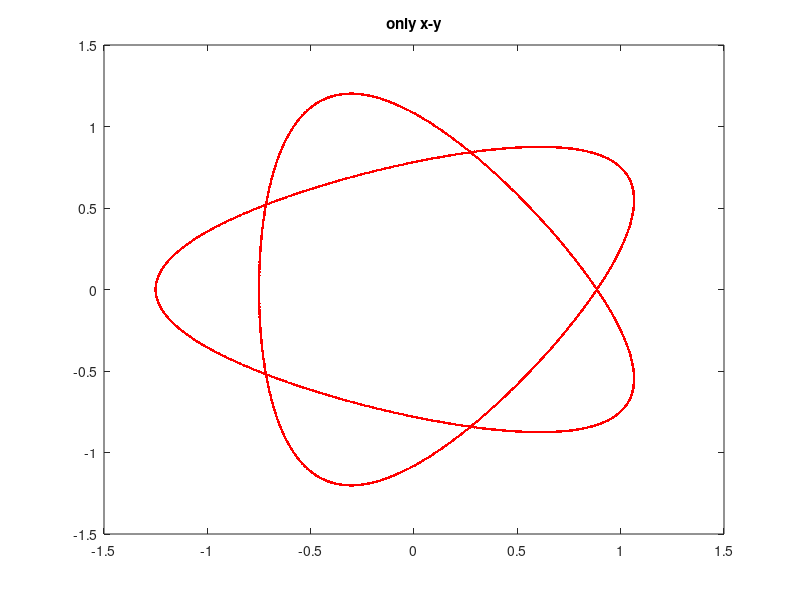
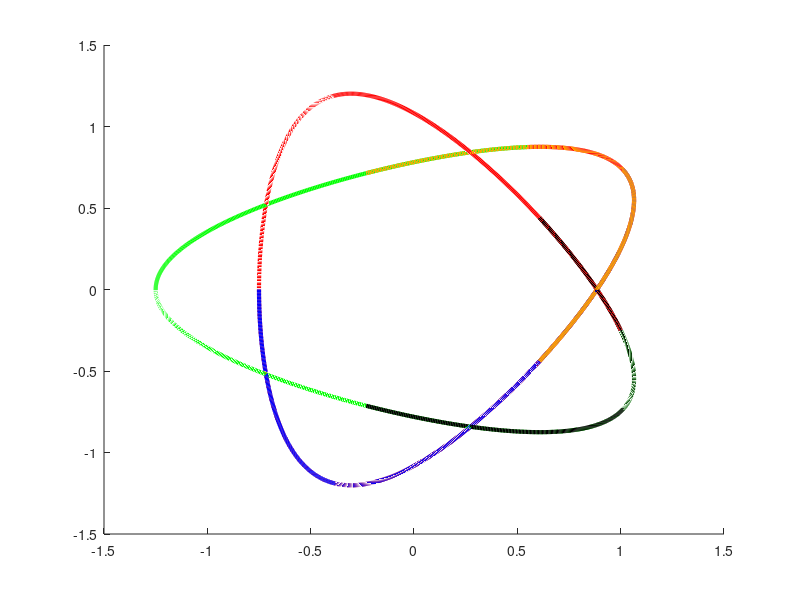
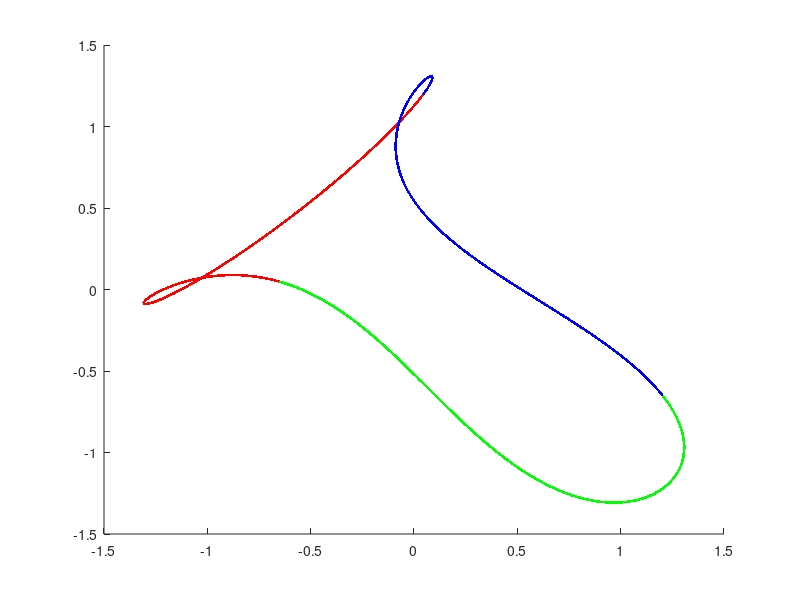

The MATLAB source for these figures, in order:
clear all;
close all;
clc;
%% pineapple

Fold=5;
N=6000;
t=2*pi*[0:N-1]'/N;

k=1;

e=exp(1i*Fold*t)-1i/4*exp(1i*-2*Fold*t);
e=e.*exp(1i*k*t);
x=real(e);
y=imag(e);
figure;plot(x,y,'r.');title('only x-y')
z=sin(Fold*t)*2+3;
figure;
hold on
plot3(x(1:N/Fold),y(1:N/Fold),z(1:N/Fold),'r-','linewidth',3)
plot3(x(1*N/Fold+1:2*N/Fold),y(1*N/Fold+1:2*N/Fold),z(1*N/Fold+1:2*N/Fold),'g-','linewidth',3)
plot3(x(2*N/Fold+1:3*N/Fold),y(2*N/Fold+1:3*N/Fold),z(2*N/Fold+1:3*N/Fold),'b-','linewidth',3)
plot3(x(3*N/Fold+1:4*N/Fold),y(3*N/Fold+1:4*N/Fold),z(3*N/Fold+1:4*N/Fold),'color',[0,0,0],'linestyle','-','linewidth',3)
plot3(x(4*N/Fold+1:5*N/Fold),y(4*N/Fold+1:5*N/Fold),z(4*N/Fold+1:5*N/Fold),'color',[1.0,0.65,0.0],'linestyle','-','linewidth',3)
hold off

%% non-z symmetry
N1=1;
N2=3;
N3=2;
c1=1;
c2=0.2;
c3=-0.4;
x=cos(N1*t)*c1+cos(N2*t)*c2+sin(N3*t)*c3;
y=cos(N1*t-2*pi/3*N1)*c1+cos(N2*t-2*pi/3*N2)*c2+sin(N3*t-2*pi/3*N3)*c3;
z=-cos(N1*t+2*pi/3*N1)*c1-cos(N2*t+2*pi/3*N2)*c2-sin(N3*t+2*pi/3*N3)*c3;
figure;
hold on;
plot3(x(1:2000),y(1:2000),z(1:2000),'b.');
plot3(x(2001:4000),y(2001:4000),z(2001:4000),'r.');
plot3(x(4001:6000),y(4001:6000),z(4001:6000),'g.');
hold off;